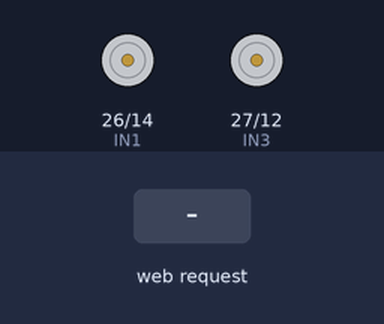
This sketch was run on a simulated ESP32. On the bench: motor-driver pin pairs drawn as motors (green arrow = first pin HIGH = forward, orange = second pin HIGH = backward, longer = more drive, scaled by the enable pin). The test bench sets the inputs (shaded band). What the sketch prints to the serial monitor is not drawn.

Above: at 1.2 s.
1.3 s: HTTP request GET /forward received
At 1.7 s:
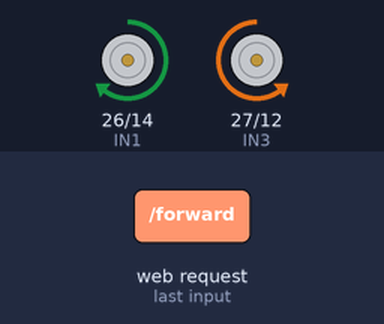
2.8 s: HTTP request GET /backward received
At 4.0 s:
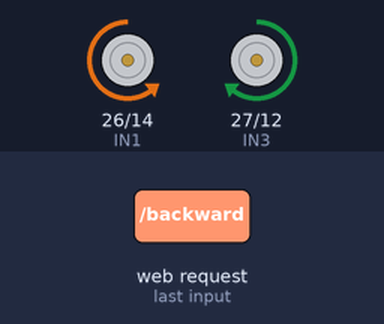
4.3 s: HTTP request GET /stop received
At 5.2 s:
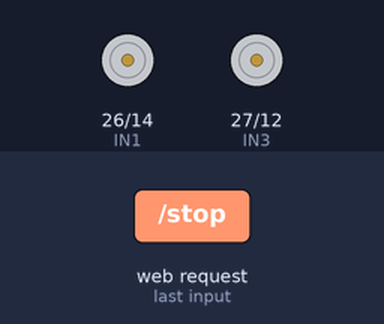
5.8 s: HTTP request GET /left received
At 6.3 s:
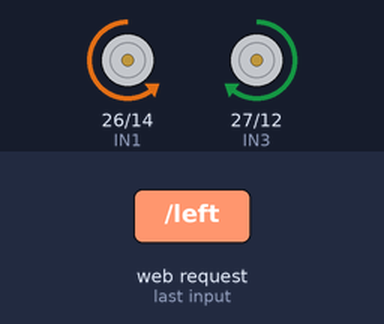
7.3 s: HTTP request GET /right received
At 8.7 s:
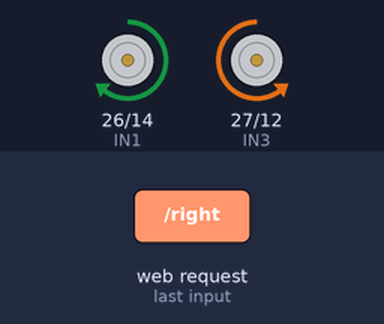
Timing chart, 0 to 9.8 s (numbered marks = the images above; inputs shaded):
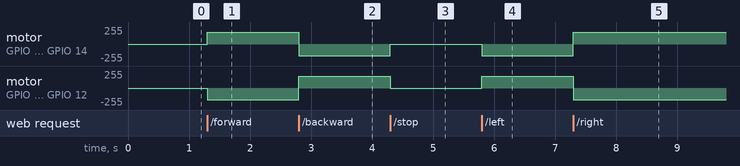

Measured:
- after the input at 1.3 s, motor on GPIO 26 (IN1) / GPIO 14 (IN2): stopped → forward 177/255 at once; motor on GPIO 27 (IN3) / GPIO 12 (IN4): stopped → backward 177/255 at once
- after the input at 2.8 s, motor on GPIO 26 (IN1) / GPIO 14 (IN2): forward 177/255 → backward 177/255 at once; motor on GPIO 27 (IN3) / GPIO 12 (IN4): backward 177/255 → forward 177/255 at once
- after the input at 4.3 s, motor on GPIO 26 (IN1) / GPIO 14 (IN2): backward 177/255 → stopped at once; motor on GPIO 27 (IN3) / GPIO 12 (IN4): forward 177/255 → stopped at once
- after the input at 5.8 s, motor on GPIO 26 (IN1) / GPIO 14 (IN2): stopped → backward 177/255 at once; motor on GPIO 27 (IN3) / GPIO 12 (IN4): stopped → forward 177/255 at once
- after the input at 7.3 s, motor on GPIO 26 (IN1) / GPIO 14 (IN2): backward 177/255 → forward 177/255 at once; motor on GPIO 27 (IN3) / GPIO 12 (IN4): forward 177/255 → backward 177/255 at once

The sketch:

rover.ino
```cpp
#include <WiFi.h>
#include <WebServer.h>

// =========================
// L298N PINS
// =========================

#define ENA 25
#define IN1 26
#define IN2 14

#define IN3 27
#define IN4 12
#define ENB 13


// =========================
// WIFI
// =========================

const char* ssid = "ESP32-Rover";
const char* password = "12345678";

WebServer server(80);


// =========================
// MOTOR SPEED
// =========================

int motorSpeed = 70;

// PWM settings
const int PWM_FREQ = 1000;
const int PWM_RESOLUTION = 8;


// =========================
// STOP
// =========================

void stopMotors() {

  digitalWrite(IN1, LOW);
  digitalWrite(IN2, LOW);

  digitalWrite(IN3, LOW);
  digitalWrite(IN4, LOW);
}


// =========================
// FORWARD
// =========================

void forward() {

  // Left side
  digitalWrite(IN1, HIGH);
  digitalWrite(IN2, LOW);

  // Right side
  digitalWrite(IN3, LOW);
  digitalWrite(IN4, HIGH);
  int pwmValue = map(
    motorSpeed,
    0,
    100,
    0,
    255
  );

  ledcWrite(ENA, pwmValue);
  ledcWrite(ENB, pwmValue);
}


// =========================
// BACKWARD
// =========================

void backward() {

  digitalWrite(IN1, LOW);
  digitalWrite(IN2, HIGH);

  digitalWrite(IN3, HIGH);
  digitalWrite(IN4, LOW);

  int pwmValue = map(
    motorSpeed,
    0,
    100,
    0,
    255
  );

  ledcWrite(ENA, pwmValue);
  ledcWrite(ENB, pwmValue);
}


// =========================
// LEFT
// =========================

void left() {

  digitalWrite(IN1, LOW);
  digitalWrite(IN2, HIGH);

  digitalWrite(IN3, HIGH);
  digitalWrite(IN4, LOW);

  int pwmValue = map(
    motorSpeed,
    0,
    100,
    0,
    255
  );

  ledcWrite(ENA, pwmValue);
  ledcWrite(ENB, pwmValue);
}


// =========================
// RIGHT
// =========================

void right() {

  digitalWrite(IN1, HIGH);
  digitalWrite(IN2, LOW);

  digitalWrite(IN3, LOW);
  digitalWrite(IN4, HIGH);

  int pwmValue = map(
    motorSpeed,
    0,
    100,
    0,
    255
  );

  ledcWrite(ENA, pwmValue);
  ledcWrite(ENB, pwmValue);
}


// =========================
// SPEED
// =========================

void setSpeed() {

  if (server.hasArg("value")) {

    motorSpeed = server.arg("value").toInt();

    motorSpeed = constrain(
      motorSpeed,
      0,
      100
    );

    int pwmValue = map(
      motorSpeed,
      0,
      100,
      0,
      255
    );

    ledcWrite(ENA, pwmValue);
    ledcWrite(ENB, pwmValue);

    server.sendHeader(
      "Access-Control-Allow-Origin",
      "*"
    );

    server.send(
      200,
      "text/plain",
      "Speed: " + String(motorSpeed)
    );

  } else {

    server.send(
      400,
      "text/plain",
      "Missing speed value"
    );
  }
}


// =========================
// RESPONSE
// =========================

void sendResponse(String message) {

  server.sendHeader(
    "Access-Control-Allow-Origin",
    "*"
  );

  server.send(
    200,
    "text/plain",
    message
  );
}


// =========================
// SETUP
// =========================

void setup() {

  Serial.begin(115200);


  // Motor direction pins

  pinMode(IN1, OUTPUT);
  pinMode(IN2, OUTPUT);

  pinMode(IN3, OUTPUT);
  pinMode(IN4, OUTPUT);


  // PWM setup

  ledcAttach(
    ENA,
    PWM_FREQ,
    PWM_RESOLUTION
  );

  ledcAttach(
    ENB,
    PWM_FREQ,
    PWM_RESOLUTION
  );


  // Start with motors stopped

  ledcWrite(ENA, 0);
  ledcWrite(ENB, 0);

  stopMotors();


  // =========================
  // START WIFI
  // =========================

  WiFi.softAP(
    ssid,
    password
  );

  Serial.println();

  Serial.println("================================");
  Serial.println("       ESP32 ROVER SYSTEM");
  Serial.println("================================");

  Serial.print("WiFi: ");
  Serial.println(ssid);

  Serial.print("IP: ");
  Serial.println(WiFi.softAPIP());


  // =========================
  // ROUTES
  // =========================

  server.on("/", []() {

    sendResponse(
      "ESP32 Rover Online"
    );

  });


  server.on("/forward", []() {

    forward();

    sendResponse("FORWARD");

  });


  server.on("/backward", []() {

    backward();

    sendResponse("BACKWARD");

  });


  server.on("/left", []() {

    left();

    sendResponse("LEFT");

  });


  server.on("/right", []() {

    right();

    sendResponse("RIGHT");

  });


  server.on("/stop", []() {

    stopMotors();

    sendResponse("STOP");

  });


  server.on("/speed", []() {

    setSpeed();

  });


  server.begin();

  Serial.println("Web server started");

}


// =========================
// LOOP
// =========================

void loop() {

  server.handleClient();

}
```
